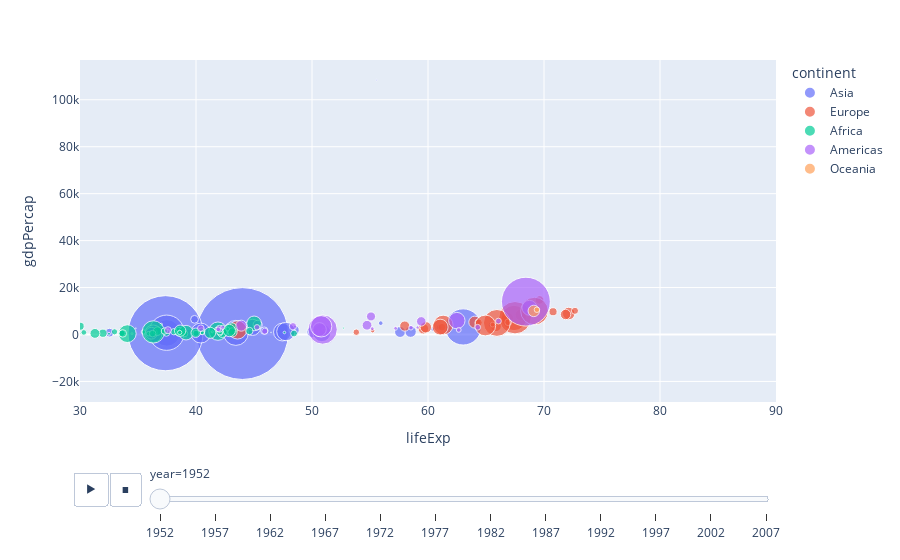

Notebook code for this chart:
### Markdown cell above
animation_frame, animation_group (use for a year and group)

### Code cell
fig = px.scatter(gap, x='lifeExp', y='gdpPercap',
                 color='continent', size='pop',
                 size_max=100, hover_name='country',
                 animation_frame='year', animation_group='country')
fig.update_layout(xaxis=dict(range=[30, 90]))
fig.show()

### Figure 1 — Plotly figure (JSON) as saved in the notebook; plotly's stock layout.template omitted (floating-point values rounded to 4 significant figures)
{"data": [{"hovertemplate": "<b>%{hovertext}</b><br><br>continent=Asia<br>year=1952<br>lifeExp=%{x}<br>gdpPercap=%{y}<br>pop=%{marker.size}<extra></extra>", "hovertext": ["Afghanistan", "Bahrain", "Bangladesh", "Cambodia", "China", "Hong Kong, China", "India", "Indonesia", "Iran", "Iraq", "Israel", "Japan", "Jordan", "Korea, Dem. Rep.", "Korea, Rep.", "Kuwait", "Lebanon", "Malaysia", "Mongolia", "Myanmar", "Nepal", "Oman", "Pakistan", "Philippines", "Saudi Arabia", "Singapore", "Sri Lanka", "Syria", "Taiwan", "Thailand", "Vietnam", "West Bank and Gaza", "Yemen, Rep."], "ids": ["Afghanistan", "Bahrain", "Bangladesh", "Cambodia", "China", "Hong Kong, China", "India", "Indonesia", "Iran", "Iraq", "Israel", "Japan", "Jordan", "Korea, Dem. Rep.", "Korea, Rep.", "Kuwait", "Lebanon", "Malaysia", "Mongolia", "Myanmar", "Nepal", "Oman", "Pakistan", "Philippines", "Saudi Arabia", "Singapore", "Sri Lanka", "Syria", "Taiwan", "Thailand", "Vietnam", "West Bank and Gaza", "Yemen, Rep."], "legendgroup": "Asia", "marker": {"color": "#636efa", "size": [8425333, 120447, 46886859, 4693836, 556263527, 2125900, 372000000, 82052000, 17272000, 5441766, 1620914, 86459025, 607914, 8865488, 20947571, 160000, 1439529, 6748378, 800663, 20092996, 9182536, 507833, 41346560, 22438691, 4005677, 1127000, 7982342, 3661549, 8550362, 21289402, 26246839, 1030585, 4963829], "sizemode": "area", "sizeref": 131900.0, "symbol": "circle"}, "mode": "markers", "name": "Asia", "orientation": "v", "showlegend": true, "type": "scatter", "x": [28.8, 50.94, 37.48, 39.42, 44, 60.96, 37.37, 37.47, 44.87, 45.32, 65.39, 63.03, 43.16, 50.06, 47.45, 55.56, 55.93, 48.46, 42.24, 36.32, 36.16, 37.58, 43.44, 47.75, 39.88, 60.4, 57.59, 45.88, 58.5, 50.85, 40.41, 43.16, 32.55], "xaxis": "x", "y": [779.4, 9867.0, 684.2, 368.5, 400.4, 3054.0, 546.6, 749.7, 3035.0, 4130.0, 4087.0, 3217.0, 1547.0, 1088.0, 1031.0, 108400.0, 4835.0, 1831.0, 786.6, 331, 545.9, 1828.0, 684.6, 1273.0, 6460.0, 2315.0, 1084.0, 1643.0, 1207.0, 757.8, 605.1, 1516.0, 781.7], "yaxis": "y"}, {"hovertemplate": "<b>%{hovertext}</b><br><br>continent=Europe<br>year=1952<br>lifeExp=%{x}<br>gdpPercap=%{y}<br>pop=%{marker.size}<extra></extra>", "hovertext": ["Albania", "Austria", "Belgium", "Bosnia and Herzegovina", "Bulgaria", "Croatia", "Czech Republic", "Denmark", "Finland", "France", "Germany", "Greece", "Hungary", "Iceland", "Ireland", "Italy", "Montenegro", "Netherlands", "Norway", "Poland", "Portugal", "Romania", "Serbia", "Slovak Republic", "Slovenia", "Spain", "Sweden", "Switzerland", "Turkey", "United Kingdom"], "ids": ["Albania", "Austria", "Belgium", "Bosnia and Herzegovina", "Bulgaria", "Croatia", "Czech Republic", "Denmark", "Finland", "France", "Germany", "Greece", "Hungary", "Iceland", "Ireland", "Italy", "Montenegro", "Netherlands", "Norway", "Poland", "Portugal", "Romania", "Serbia", "Slovak Republic", "Slovenia", "Spain", "Sweden", "Switzerland", "Turkey", "United Kingdom"], "legendgroup": "Europe", "marker": {"color": "#EF553B", "size": [1282697, 6927772, 8730405, 2791000, 7274900, 3882229, 9125183, 4334000, 4090500, 42459667, 69145952, 7733250, 9504000, 147962, 2952156, 47666000, 413834, 10381988, 3327728, 25730551, 8526050, 16630000, 6860147, 3558137, 1489518, 28549870, 7124673, 4815000, 22235677, 50430000], "sizemode": "area", "sizeref": 131900.0, "symbol": "circle"}, "mode": "markers", "name": "Europe", "orientation": "v", "showlegend": true, "type": "scatter", "x": [55.23, 66.8, 68, 53.82, 59.6, 61.21, 66.87, 70.78, 66.55, 67.41, 67.5, 65.86, 64.03, 72.49, 66.91, 65.94, 59.16, 72.13, 72.67, 61.31, 59.82, 61.05, 58.0, 64.36, 65.57, 64.94, 71.86, 69.62, 43.59, 69.18], "xaxis": "x", "y": [1601.0, 6137.0, 8343.0, 973.5, 2444.0, 3119.0, 6876.0, 9692.0, 6425.0, 7030.0, 7144.0, 3531.0, 5264.0, 7268.0, 5210.0, 4931.0, 2648.0, 8942.0, 10100.0, 4029.0, 3068.0, 3145.0, 3581.0, 5075.0, 4215.0, 3834.0, 8528.0, 14730.0, 1969.0, 9980.0], "yaxis": "y"}, {"hovertemplate": "<b>%{hovertext}</b><br><br>continent=Africa<br>year=1952<br>lifeExp=%{x}<br>gdpPercap=%{y}<br>pop=%{marker.size}<extra></extra>", "hovertext": ["Algeria", "Angola", "Benin", "Botswana", "Burkina Faso", "Burundi", "Cameroon", "Central African Republic", "Chad", "Comoros", "Congo, Dem. Rep.", "Congo, Rep.", "Cote d'Ivoire", "Djibouti", "Egypt", "Equatorial Guinea", "Eritrea", "Ethiopia", "Gabon", "Gambia", "Ghana", "Guinea", "Guinea-Bissau", "Kenya", "Lesotho", "Liberia", "Libya", "Madagascar", "Malawi", "Mali", "Mauritania", "Mauritius", "Morocco", "Mozambique", "Namibia", "Niger", "Nigeria", "Reunion", "Rwanda", "Sao Tome and Principe", "Senegal", "Sierra Leone", "Somalia", "South Africa", "Sudan", "Swaziland", "Tanzania", "Togo", "Tunisia", "Uganda", "Zambia", "Zimbabwe"], "ids": ["Algeria", "Angola", "Benin", "Botswana", "Burkina Faso", "Burundi", "Cameroon", "Central African Republic", "Chad", "Comoros", "Congo, Dem. Rep.", "Congo, Rep.", "Cote d'Ivoire", "Djibouti", "Egypt", "Equatorial Guinea", "Eritrea", "Ethiopia", "Gabon", "Gambia", "Ghana", "Guinea", "Guinea-Bissau", "Kenya", "Lesotho", "Liberia", "Libya", "Madagascar", "Malawi", "Mali", "Mauritania", "Mauritius", "Morocco", "Mozambique", "Namibia", "Niger", "Nigeria", "Reunion", "Rwanda", "Sao Tome and Principe", "Senegal", "Sierra Leone", "Somalia", "South Africa", "Sudan", "Swaziland", "Tanzania", "Togo", "Tunisia", "Uganda", "Zambia", "Zimbabwe"], "legendgroup": "Africa", "marker": {"color": "#00cc96", "size": [9279525, 4232095, 1738315, 442308, 4469979, 2445618, 5009067, 1291695, 2682462, 153936, 14100005, 854885, 2977019, 63149, 22223309, 216964, 1438760, 20860941, 420702, 284320, 5581001, 2664249, 580653, 6464046, 748747, 863308, 1019729, 4762912, 2917802, 3838168, 1022556, 516556, 9939217, 6446316, 485831, 3379468, 33119096, 257700, 2534927, 60011, 2755589, 2143249, 2526994, 14264935, 8504667, 290243, 8322925, 1219113, 3647735, 5824797, 2672000, 3080907], "sizemode": "area", "sizeref": 131900.0, "symbol": "circle"}, "mode": "markers", "name": "Africa", "orientation": "v", "showlegend": true, "type": "scatter", "x": [43.08, 30.02, 38.22, 47.62, 31.98, 39.03, 38.52, 35.46, 38.09, 40.72, 39.14, 42.11, 40.48, 34.81, 41.89, 34.48, 35.93, 34.08, 37.0, 30, 43.15, 33.61, 32.5, 42.27, 42.14, 38.48, 42.72, 36.68, 36.26, 33.69, 40.54, 50.99, 42.87, 31.29, 41.73, 37.44, 36.32, 52.72, 40, 46.47, 37.28, 30.33, 32.98, 45.01, 38.63, 41.41, 41.22, 38.6, 44.6, 39.98, 42.04, 48.45], "xaxis": "x", "y": [2449.0, 3521.0, 1063.0, 851.2, 543.3, 339.3, 1173.0, 1071.0, 1179.0, 1103.0, 780.5, 2126.0, 1389.0, 2670.0, 1419.0, 375.6, 328.9, 362.1, 4293.0, 485.2, 911.3, 510.2, 299.9, 853.5, 298.8, 575.6, 2388.0, 1443.0, 369.2, 452.3, 743.1, 1968.0, 1688.0, 468.5, 2424.0, 761.9, 1077.0, 2719.0, 493.3, 879.6, 1450.0, 879.8, 1136.0, 4725.0, 1616.0, 1148.0, 716.7, 859.8, 1468.0, 734.8, 1147.0, 406.9], "yaxis": "y"}, {"hovertemplate": "<b>%{hovertext}</b><br><br>continent=Americas<br>year=1952<br>lifeExp=%{x}<br>gdpPercap=%{y}<br>pop=%{marker.size}<extra></extra>", "hovertext": ["Argentina", "Bolivia", "Brazil", "Canada", "Chile", "Colombia", "Costa Rica", "Cuba", "Dominican Republic", "Ecuador", "El Salvador", "Guatemala", "Haiti", "Honduras", "Jamaica", "Mexico", "Nicaragua", "Panama", "Paraguay", "Peru", "Puerto Rico", "Trinidad and Tobago", "United States", "Uruguay", "Venezuela"], "ids": ["Argentina", "Bolivia", "Brazil", "Canada", "Chile", "Colombia", "Costa Rica", "Cuba", "Dominican Republic", "Ecuador", "El Salvador", "Guatemala", "Haiti", "Honduras", "Jamaica", "Mexico", "Nicaragua", "Panama", "Paraguay", "Peru", "Puerto Rico", "Trinidad and Tobago", "United States", "Uruguay", "Venezuela"], "legendgroup": "Americas", "marker": {"color": "#ab63fa", "size": [17876956, 2883315, 56602560, 14785584, 6377619, 12350771, 926317, 6007797, 2491346, 3548753, 2042865, 3146381, 3201488, 1517453, 1426095, 30144317, 1165790, 940080, 1555876, 8025700, 2227000, 662850, 157553000, 2252965, 5439568], "sizemode": "area", "sizeref": 131900.0, "symbol": "circle"}, "mode": "markers", "name": "Americas", "orientation": "v", "showlegend": true, "type": "scatter", "x": [62.48, 40.41, 50.92, 68.75, 54.74, 50.64, 57.21, 59.42, 45.93, 48.36, 45.26, 42.02, 37.58, 41.91, 58.53, 50.79, 42.31, 55.19, 62.65, 43.9, 64.28, 59.1, 68.44, 66.07, 55.09], "xaxis": "x", "y": [5911.0, 2677.0, 2109.0, 11370.0, 3940.0, 2144.0, 2627.0, 5587.0, 1398.0, 3522.0, 3048.0, 2428.0, 1840.0, 2195.0, 2899.0, 3478.0, 3112.0, 2480.0, 1952.0, 3759.0, 3082.0, 3023.0, 13990.0, 5717.0, 7690.0], "yaxis": "y"}, {"hovertemplate": "<b>%{hovertext}</b><br><br>continent=Oceania<br>year=1952<br>lifeExp=%{x}<br>gdpPercap=%{y}<br>pop=%{marker.size}<extra></extra>", "hovertext": ["Australia", "New Zealand"], "ids": ["Australia", "New Zealand"], "legendgroup": "Oceania", "marker": {"color": "#FFA15A", "size": [8691212, 1994794], "sizemode": "area", "sizeref": 131900.0, "symbol": "circle"}, "mode": "markers", "name": "Oceania", "orientation": "v", "showlegend": true, "type": "scatter", "x": [69.12, 69.39], "xaxis": "x", "y": [10040.0, 10560.0], "yaxis": "y"}], "layout": {"legend": {"itemsizing": "constant", "title": {"text": "continent"}, "tracegroupgap": 0}, "margin": {"t": 60}, "sliders": [{"active": 0, "currentvalue": {"prefix": "year="}, "len": 0.9, "pad": {"b": 10, "t": 60}, "steps": [{"args": [["1952"], {"frame": {"duration": 0, "redraw": false}, "fromcurrent": true, "mode": "immediate", "transition": {"duration": 0, "easing": "linear"}}], "label": "1952", "method": "animate"}, {"args": [["1957"], {"frame": {"duration": 0, "redraw": false}, "fromcurrent": true, "mode": "immediate", "transition": {"duration": 0, "easing": "linear"}}], "label": "1957", "method": "animate"}, {"args": [["1962"], {"frame": {"duration": 0, "redraw": false}, "fromcurrent": true, "mode": "immediate", "transition": {"duration": 0, "easing": "linear"}}], "label": "1962", "method": "animate"}, {"args": [["1967"], {"frame": {"duration": 0, "redraw": false}, "fromcurrent": true, "mode": "immediate", "transition": {"duration": 0, "easing": "linear"}}], "label": "1967", "method": "animate"}, {"args": [["1972"], {"frame": {"duration": 0, "redraw": false}, "fromcurrent": true, "mode": "immediate", "transition": {"duration": 0, "easing": "linear"}}], "label": "1972", "method": "animate"}, {"args": [["1977"], {"frame": {"duration": 0, "redraw": false}, "fromcurrent": true, "mode": "immediate", "transition": {"duration": 0, "easing": "linear"}}], "label": "1977", "method": "animate"}, {"args": [["1982"], {"frame": {"duration": 0, "redraw": false}, "fromcurrent": true, "mode": "immediate", "transition": {"duration": 0, "easing": "linear"}}], "label": "1982", "method": "animate"}, {"args": [["1987"], {"frame": {"duration": 0, "redraw": false}, "fromcurrent": true, "mode": "immediate", "transition": {"duration": 0, "easing": "linear"}}], "label": "1987", "method": "animate"}, {"args": [["1992"], {"frame": {"duration": 0, "redraw": false}, "fromcurrent": true, "mode": "immediate", "transition": {"duration": 0, "easing": "linear"}}], "label": "1992", "method": "animate"}, {"args": [["1997"], {"frame": {"duration": 0, "redraw": false}, "fromcurrent": true, "mode": "immediate", "transition": {"duration": 0, "easing": "linear"}}], "label": "1997", "method": "animate"}, {"args": [["2002"], {"frame": {"duration": 0, "redraw": false}, "fromcurrent": true, "mode": "immediate", "transition": {"duration": 0, "easing": "linear"}}], "label": "2002", "method": "animate"}, {"args": [["2007"], {"frame": {"duration": 0, "redraw": false}, "fromcurrent": true, "mode": "immediate", "transition": {"duration": 0, "easing": "linear"}}], "label": "2007", "method": "animate"}], "x": 0.1, "xanchor": "left", "y": 0, "yanchor": "top"}], "updatemenus": [{"buttons": [{"args": [null, {"frame": {"duration": 500, "redraw": false}, "fromcurrent": true, "mode": "immediate", "transition": {"duration": 500, "easing": "linear"}}], "label": "&#9654;", "method": "animate"}, {"args": [[null], {"frame": {"duration": 0, "redraw": false}, "fromcurrent": true, "mode": "immediate", "transition": {"duration": 0, "easing": "linear"}}], "label": "&#9724;", "method": "animate"}], "direction": "left", "pad": {"r": 10, "t": 70}, "showactive": false, "type": "buttons", "x": 0.1, "xanchor": "right", "y": 0, "yanchor": "top"}], "xaxis": {"anchor": "y", "domain": [0, 1], "range": [30, 90], "title": {"text": "lifeExp"}}, "yaxis": {"anchor": "x", "domain": [0, 1], "title": {"text": "gdpPercap"}}}}
